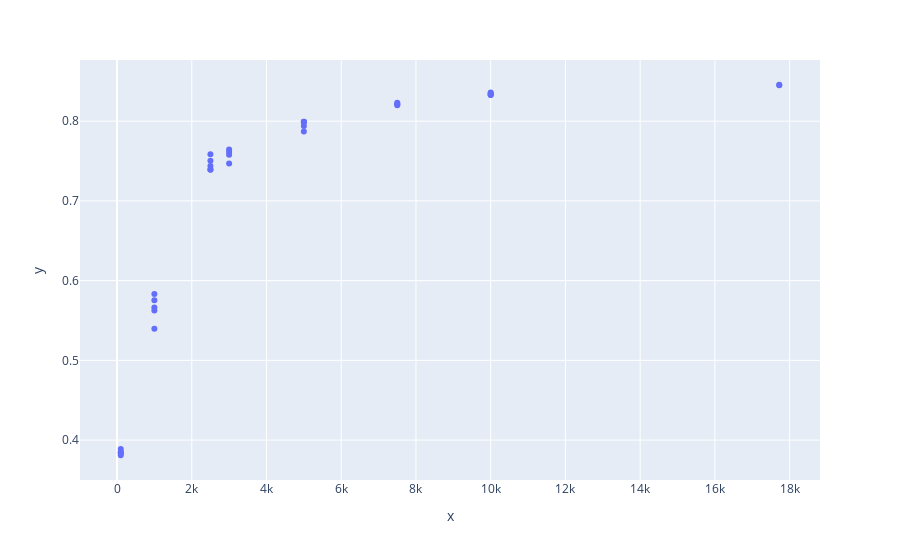

Notebook source saved alongside this figure:
### Code cell
fig = px.scatter(x=pl_df.limit, y=pl_df.uuas)
fig.show()

### Figure 1 — Plotly figure (JSON) as saved in the notebook; plotly's stock layout.template omitted (floating-point values rounded to 4 significant figures)
{"data": [{"hovertemplate": "x=%{x}<br>y=%{y}<extra></extra>", "legendgroup": "", "marker": {"color": "#636efa", "symbol": "circle"}, "mode": "markers", "name": "", "orientation": "v", "showlegend": false, "type": "scatter", "x": [17722, 5000, 5000, 5000, 17722, 100, 10000, 5000, 1000, 2500, 5000, 10000, 10000, 10000, 10000, 100, 100, 100, 100, 1000, 1000, 1000, 1000, 3000, 3000, 3000, 3000, 2500, 2500, 2500, 2500, 7500, 7500, 7500, 7500], "xaxis": "x", "y": [0.8451, 0.7994, 0.7872, 0.7938, 0.8457, 0.3888, 0.8361, 0.7992, 0.5754, 0.7586, 0.7989, 0.8336, 0.8351, 0.8327, 0.8331, 0.3848, 0.381, 0.3852, 0.3832, 0.5396, 0.5663, 0.5626, 0.5832, 0.7615, 0.747, 0.7579, 0.7645, 0.7439, 0.7392, 0.7395, 0.7505, 0.82, 0.8209, 0.8232, 0.8217], "yaxis": "y"}], "layout": {"legend": {"tracegroupgap": 0}, "margin": {"t": 60}, "xaxis": {"anchor": "y", "domain": [0, 1], "title": {"text": "x"}}, "yaxis": {"anchor": "x", "domain": [0, 1], "title": {"text": "y"}}}}
